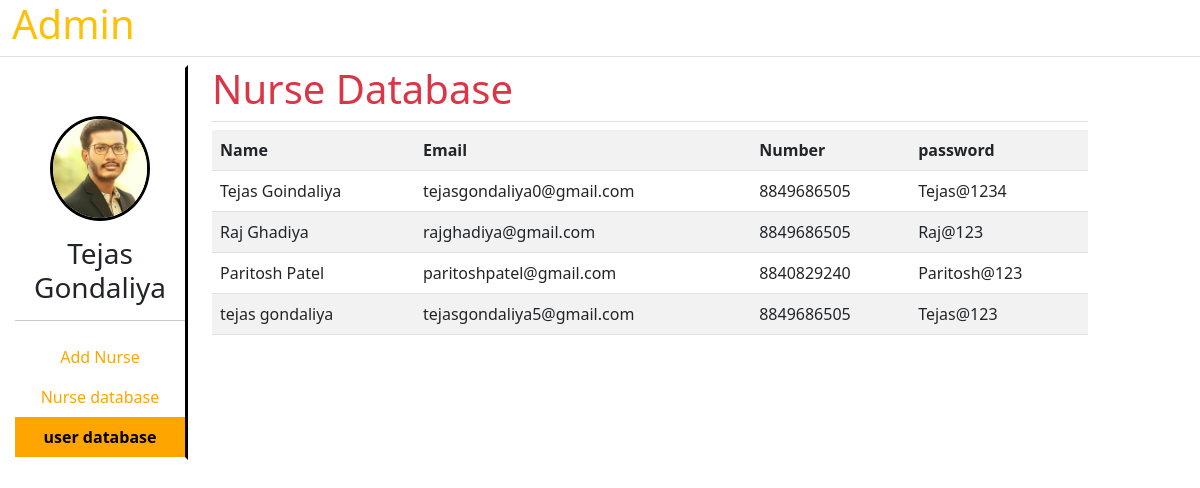
Page /userdatabase/ on the committed database.
### demo/models.py (models this page shows, shortened)
class UserDetail(models.Model):
    Name = models.CharField(default='', max_length=50)
    Email = models.EmailField(default='', max_length=100)
    Number = models.PositiveBigIntegerField(default='+91')
    Password = models.CharField(default='', max_length=12)
    Confirm_password = models.CharField(default='', max_length=12)

### demo/views.py (the view)
# urls.py: path('userdatabase/', views.userdatabase, name='userdatbase'),
def userdatabase(request):
    list_user = UserDetail.objects.all()
    return render(request, 'owner/user_database.html',{'data': list_user,'active1':'active'})

### demo/templates/owner/user_database.html (shortened to what this page needs)
{% load static %}
<!DOCTYPE html>
<html lang="en">
<head>
    <link rel="stylesheet" href="{% static 'core/css/all.min.css' %}">
    <link rel="stylesheet" href="{% static 'css/bootstrap.min.css' %}">
    <link rel="stylesheet" href="{% static 'css/base.css' %}">
</head>
<body>
    <div class="container-fluid">
        <div class="row">
            <h1 class='text-warning border-bottom pb-2'>Admin</h1>
            <div class="col-sm-2">
                <div class="border-right h-100 bo1">
                    <div class='text-center'>
                        <img src="{% static 'img/tejas.jpeg' %}" alt="Img" class='img-fluid rounded-circle mt-5' width="100px" heght="100px">
                        <h3 class='mt-3 st-font'>Tejas Gondaliya</h3>
                    </div>
                    <hr>
                    <nav class="nav flex-column text-center">
                        <a href="{% url 'addnurse' %}" class="nav-link">Add Nurse</a>
                        <a href="{% url 'nursedatabase' %}" class="nav-link">Nurse database</a>
                        <a href="{% url 'userdatbase' %}" class="nav-link {{active1}}">user database</a>
                    </nav>
                </div>
            </div>
            <div class="col-sm-9 mb-5">
                <h1 class='text-danger border-bottom pb-2'>Nurse Database</h1>
                <table class="table table-striped">
                    <tr>
                        <th>Name</th>
                        <th>Email</th>
                        <th>Number</th>
                        <th>password</th>
                    </tr>
                    {% for data in data %}
                        <tr>
                            <td>{{data.Name}}</td>
                            <td>{{data.Email}}</td>
                            <td>{{data.Number}}</td>
                            <td>{{data.Password}}</td>
                        </tr>
                    {% endfor %}
                </table>
            </div>
        </div>
    </div>
</body>
</html>

### demo/static/css/base.css (style rules this page uses)
html,body { height: 100%; }
.container-fluid { min-height: 100%; }
.bo1 { border-style: solid; border-right-color: black; border-left-color: white; border-top-color: white; border-bottom-color: white; }
.bo1 div img { border-style: solid; border-color: black; }
a.nav-link { color: orange; }
a.nav-link.active { color: black; background-color: orange; font-weight: bold }

### rows in the picture
UserDetail: Name "Tejas Goindaliya", Email "tejasgondaliya0@gmail.com", Number "8849686505", Password "Tejas@1234"
UserDetail: Name "Raj Ghadiya", Email "rajghadiya@gmail.com", Number "8849686505", Password "Raj@123"
UserDetail: Name "Paritosh Patel", Email "paritoshpatel@gmail.com", Number "8840829240", Password "Paritosh@123"
UserDetail: Name "tejas gondaliya", Email "tejasgondaliya5@gmail.com", Number "8849686505", Password "Tejas@123"
